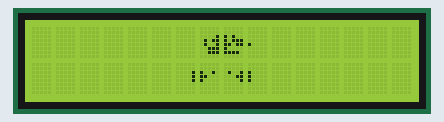
Bench run of a sketch on a simulated Arduino Uno, built with avr-gcc and run on an emulated ATmega328P. Shown: 16×2 character LCD.

Above: at 0.08 s.
At 54.4 s:
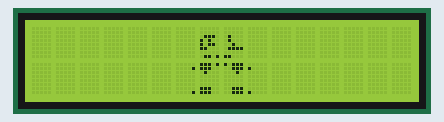

The sketch:

Mario_Bros.ino
```cpp
#include <LiquidCrystal.h>
LiquidCrystal lcd(7, 6, 5, 4, 3, 2);

byte a1[8] = {0,0,0,0,0,0,0,0};
byte a2[8] = {0,0,1,11,9,7,7,0};
byte a3[8] = {0,0,20,23,27,16,30,0};
byte a4[8] = {0,0,0,0,16,0,0,0};//--------------
byte a5[8] = {0,0,1,1,1,0,0,0};
byte a6[8] = {0,0,18,24,16,0,0,0};
byte a7[8] = {0,0,9,3,1,0,0,0};
byte a8[8] = {0,0,16,16,16,0,0,0};

//*******************************************

byte a9[8] = {0,0,0,0,0,0,0,0};
byte a10[8] = {7,15,0,0,0,0,0,2};
byte a11[8] = {24,31,0,0,0,0,0,0};
byte a12[8] = {0,0,0,0,0,0,0,0};//--------------
byte a13[8] = {0,0,0,0,0,0,0,0};
byte a14[8] = {2,3,5,7,15,14,0,0};
byte a15[8] = {8,24,20,28,30,14,0,0};
byte a16[8] = {0,0,0,0,0,0,0,0};

//********************************************

byte a17[8] = {0,0,0,0,0,0,0,0};
byte a18[8] = {0,0,14,20,22,24,0,13};
byte a19[8] = {0,0,8,8,4,15,0,24};
byte a20[8] = {0,0,0,0,0,0,0,0};//--------------
byte a21[8] = {0,1,0,0,0,0,0,1};
byte a22[8] = {29,28,8,0,0,0,28,28};
byte a23[8] = {23,7,2,0,0,0,7,7};
byte a24[8] = {0,16,0,0,0,0,0,16};

//********************************************

byte a25[8] = {0,0,0,3,2,2,2,2};
byte a26[8] = {0,0,0,31,0,0,0,0};
byte a27[8] = {0,0,0,31,0,0,0,0};
byte a28[8] = {0,0,0,24,8,8,8,8};
byte a29[8] = {2,2,2,2,3,0,0,0};
byte a30[8] = {0,0,0,0,31,0,0,0};
byte a31[8] = {0,0,0,0,31,0,0,0};
byte a32[8] = {8,8,8,8,24,0,0,0};

//********************************************

byte a33[8] = {0,0,0,0,1,1,1,1};
byte a34[8] = {0,0,0,0,31,0,0,0};
byte a35[8] = {0,0,0,0,31,0,0,0};
byte a36[8] = {0,0,0,0,16,16,16,16};
byte a37[8] = {1,1,1,1,0,0,0,0};
byte a38[8] = {0,0,0,31,0,0,0,0};
byte a39[8] = {0,0,0,31,0,0,0,0};
byte a40[8] = {16,16,16,16,0,0,0,0};


void setup()
{
 lcd.begin(16, 2);
 }

void loop()
{
lcd.createChar(1, a1);
lcd.createChar(2, a2);
lcd.createChar(3, a3);
lcd.createChar(4, a4);
lcd.createChar(5, a5);
lcd.createChar(6, a6);
lcd.createChar(7, a7);
lcd.createChar(8, a8);
dibuja();
delay(50);

lcd.createChar(1, a9);
lcd.createChar(2, a10);
lcd.createChar(3, a11);
lcd.createChar(4, a12);
lcd.createChar(5, a13);
lcd.createChar(6, a14);
lcd.createChar(7, a15);
lcd.createChar(8, a16);
dibuja();
delay(50);

lcd.createChar(1, a17);
lcd.createChar(2, a18);
lcd.createChar(3, a19);
lcd.createChar(4, a20);
lcd.createChar(5, a21);
lcd.createChar(6, a22);
lcd.createChar(7, a23);
lcd.createChar(8, a24);
dibuja();
delay(50);

}

void dibuja(){

for(int i=0;i<4;i++){
lcd.setCursor(i+6, 0);
lcd.write(i+1);
}

for(int i=0;i<4;i++){
lcd.setCursor(i+6, 1);
lcd.write(i+5);
}
}
```
